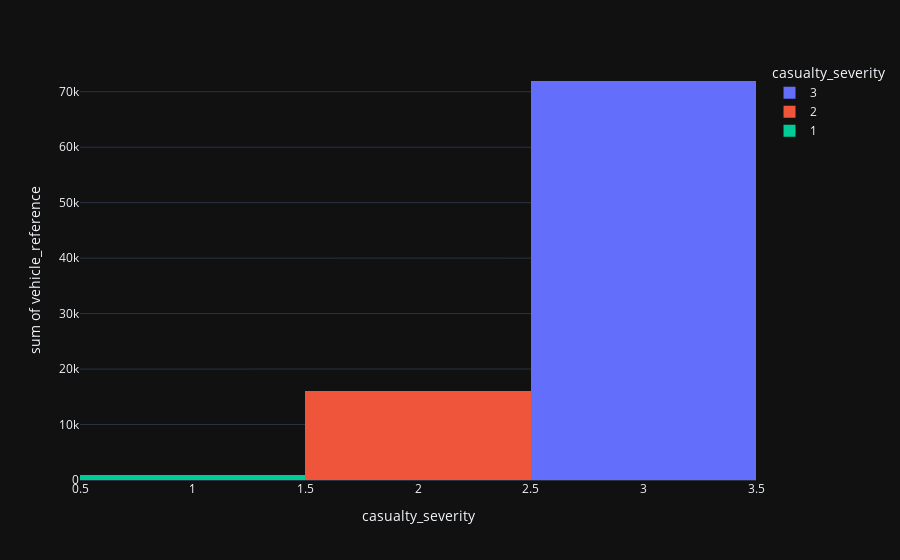

The notebook cell this image was saved under:
### Code cell
px.histogram(data,data['casualty_severity'],data['vehicle_reference'], color='casualty_severity',  template='plotly_dark')

### Figure 1 — Plotly figure (JSON) as saved in the notebook; plotly's stock layout.template omitted (floating-point values rounded to 4 significant figures; data arrays with more than 128 entries replaced by an {"elided": "..."} marker saying what was removed)
{"data": [{"alignmentgroup": "True", "bingroup": "x", "histfunc": "sum", "hovertemplate": "casualty_severity=%{x}<br>sum of vehicle_reference=%{y}<extra></extra>", "legendgroup": "3", "marker": {"color": "#636efa", "pattern": {"shape": ""}}, "name": "3", "offsetgroup": "3", "orientation": "v", "showlegend": true, "type": "histogram", "x": {"elided": "48831 int values"}, "xaxis": "x", "y": {"elided": "48831 int values"}, "yaxis": "y"}, {"alignmentgroup": "True", "bingroup": "x", "histfunc": "sum", "hovertemplate": "casualty_severity=%{x}<br>sum of vehicle_reference=%{y}<extra></extra>", "legendgroup": "2", "marker": {"color": "#EF553B", "pattern": {"shape": ""}}, "name": "2", "offsetgroup": "2", "orientation": "v", "showlegend": true, "type": "histogram", "x": {"elided": "11731 int values"}, "xaxis": "x", "y": {"elided": "11731 int values"}, "yaxis": "y"}, {"alignmentgroup": "True", "bingroup": "x", "histfunc": "sum", "hovertemplate": "casualty_severity=%{x}<br>sum of vehicle_reference=%{y}<extra></extra>", "legendgroup": "1", "marker": {"color": "#00cc96", "pattern": {"shape": ""}}, "name": "1", "offsetgroup": "1", "orientation": "v", "showlegend": true, "type": "histogram", "x": {"elided": "790 int values"}, "xaxis": "x", "y": {"elided": "790 int values"}, "yaxis": "y"}], "layout": {"barmode": "relative", "legend": {"title": {"text": "casualty_severity"}, "tracegroupgap": 0}, "margin": {"t": 60}, "xaxis": {"anchor": "y", "categoryarray": [3, 2, 1], "categoryorder": "array", "domain": [0, 1], "title": {"text": "casualty_severity"}}, "yaxis": {"anchor": "x", "domain": [0, 1], "title": {"text": "sum of vehicle_reference"}}}}
